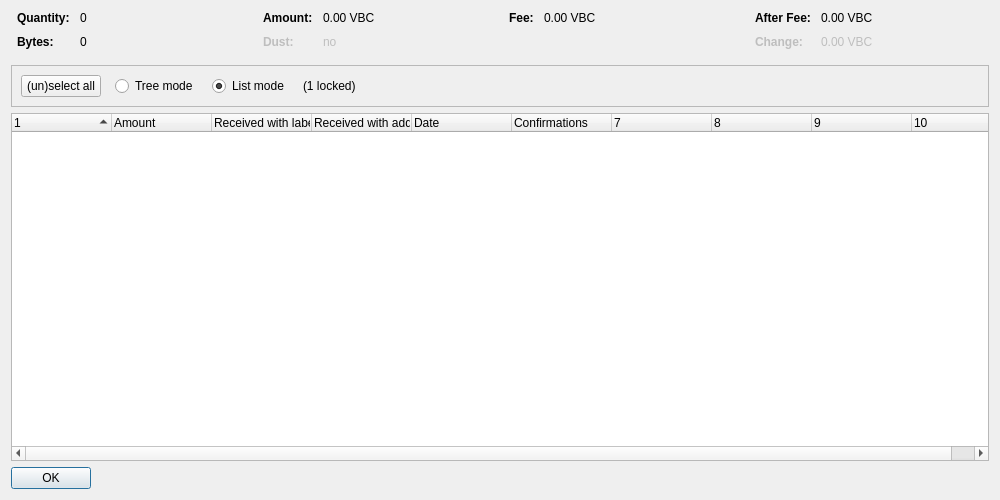
<?xml version="1.0" encoding="UTF-8"?>
<ui version="4.0">
 <class>CoinControlDialog</class>
 <widget class="QDialog" name="CoinControlDialog">
  <property name="geometry">
   <rect>
    <x>0</x>
    <y>0</y>
    <width>1000</width>
    <height>500</height>
   </rect>
  </property>
  <property name="windowTitle">
   <string>Coin Selection</string>
  </property>
  <layout class="QVBoxLayout" name="verticalLayout">
   <item>
    <layout class="QHBoxLayout" name="horizontalLayoutTop" stretch="0,0,0,0">
     <property name="topMargin">
      <number>0</number>
     </property>
     <property name="bottomMargin">
      <number>10</number>
     </property>
     <item>
      <layout class="QFormLayout" name="formLayoutCoinControl1">
       <property name="horizontalSpacing">
        <number>10</number>
       </property>
       <property name="verticalSpacing">
        <number>10</number>
       </property>
       <property name="leftMargin">
        <number>6</number>
       </property>
       <property name="rightMargin">
        <number>6</number>
       </property>
       <item row="0" column="0">
        <widget class="QLabel" name="labelCoinControlQuantityText">
         <property name="font">
          <font>
           <weight>75</weight>
           <bold>true</bold>
          </font>
         </property>
         <property name="text">
          <string>Quantity:</string>
         </property>
        </widget>
       </item>
       <item row="0" column="1">
        <widget class="QLabel" name="labelCoinControlQuantity">
         <property name="cursor">
          <cursorShape>IBeamCursor</cursorShape>
         </property>
         <property name="contextMenuPolicy">
          <enum>Qt::ActionsContextMenu</enum>
         </property>
         <property name="text">
          <string notr="true">0</string>
         </property>
         <property name="textInteractionFlags">
          <set>Qt::LinksAccessibleByMouse|Qt::TextSelectableByKeyboard|Qt::TextSelectableByMouse</set>
         </property>
        </widget>
       </item>
       <item row="1" column="0">
        <widget class="QLabel" name="labelCoinControlBytesText">
         <property name="font">
          <font>
           <weight>75</weight>
           <bold>true</bold>
          </font>
         </property>
         <property name="text">
          <string>Bytes:</string>
         </property>
        </widget>
       </item>
       <item row="1" column="1">
        <widget class="QLabel" name="labelCoinControlBytes">
         <property name="cursor">
          <cursorShape>IBeamCursor</cursorShape>
         </property>
         <property name="contextMenuPolicy">
          <enum>Qt::ActionsContextMenu</enum>
         </property>
         <property name="text">
          <string notr="true">0</string>
         </property>
         <property name="textInteractionFlags">
          <set>Qt::LinksAccessibleByMouse|Qt::TextSelectableByKeyboard|Qt::TextSelectableByMouse</set>
         </property>
        </widget>
       </item>
      </layout>
     </item>
     <item>
      <layout class="QFormLayout" name="formLayoutCoinControl2">
       <property name="horizontalSpacing">
        <number>10</number>
       </property>
       <property name="verticalSpacing">
        <number>10</number>
       </property>
       <property name="leftMargin">
        <number>6</number>
       </property>
       <property name="rightMargin">
        <number>6</number>
       </property>
       <item row="0" column="0">
        <widget class="QLabel" name="labelCoinControlAmountText">
         <property name="font">
          <font>
           <weight>75</weight>
           <bold>true</bold>
          </font>
         </property>
         <property name="text">
          <string>Amount:</string>
         </property>
        </widget>
       </item>
       <item row="0" column="1">
        <widget class="QLabel" name="labelCoinControlAmount">
         <property name="cursor">
          <cursorShape>IBeamCursor</cursorShape>
         </property>
         <property name="contextMenuPolicy">
          <enum>Qt::ActionsContextMenu</enum>
         </property>
         <property name="text">
          <string notr="true">0.00 VBC</string>
         </property>
         <property name="textInteractionFlags">
          <set>Qt::LinksAccessibleByMouse|Qt::TextSelectableByKeyboard|Qt::TextSelectableByMouse</set>
         </property>
        </widget>
       </item>
       <item row="1" column="0">
        <widget class="QLabel" name="labelCoinControlLowOutputText">
         <property name="enabled">
          <bool>false</bool>
         </property>
         <property name="font">
          <font>
           <weight>75</weight>
           <bold>true</bold>
          </font>
         </property>
         <property name="text">
          <string>Dust:</string>
         </property>
        </widget>
       </item>
       <item row="1" column="1">
        <widget class="QLabel" name="labelCoinControlLowOutput">
         <property name="enabled">
          <bool>false</bool>
         </property>
         <property name="cursor">
          <cursorShape>IBeamCursor</cursorShape>
         </property>
         <property name="contextMenuPolicy">
          <enum>Qt::ActionsContextMenu</enum>
         </property>
         <property name="text">
          <string notr="true">no</string>
         </property>
         <property name="textInteractionFlags">
          <set>Qt::LinksAccessibleByMouse|Qt::TextSelectableByKeyboard|Qt::TextSelectableByMouse</set>
         </property>
        </widget>
       </item>
      </layout>
     </item>
     <item>
      <layout class="QFormLayout" name="formLayoutCoinControl3">
       <property name="horizontalSpacing">
        <number>10</number>
       </property>
       <property name="verticalSpacing">
        <number>10</number>
       </property>
       <property name="leftMargin">
        <number>6</number>
       </property>
       <property name="rightMargin">
        <number>6</number>
       </property>
       <item row="0" column="0">
        <widget class="QLabel" name="labelCoinControlFeeText">
         <property name="font">
          <font>
           <weight>75</weight>
           <bold>true</bold>
          </font>
         </property>
         <property name="text">
          <string>Fee:</string>
         </property>
        </widget>
       </item>
       <item row="0" column="1">
        <widget class="QLabel" name="labelCoinControlFee">
         <property name="cursor">
          <cursorShape>IBeamCursor</cursorShape>
         </property>
         <property name="contextMenuPolicy">
          <enum>Qt::ActionsContextMenu</enum>
         </property>
         <property name="text">
          <string notr="true">0.00 VBC</string>
         </property>
         <property name="textInteractionFlags">
          <set>Qt::LinksAccessibleByMouse|Qt::TextSelectableByKeyboard|Qt::TextSelectableByMouse</set>
         </property>
        </widget>
       </item>
      </layout>
     </item>
     <item>
      <layout class="QFormLayout" name="formLayoutCoinControl4">
       <property name="horizontalSpacing">
        <number>10</number>
       </property>
       <property name="verticalSpacing">
        <number>10</number>
       </property>
       <property name="leftMargin">
        <number>6</number>
       </property>
       <property name="rightMargin">
        <number>6</number>
       </property>
       <item row="0" column="0">
        <widget class="QLabel" name="labelCoinControlAfterFeeText">
         <property name="font">
          <font>
           <weight>75</weight>
           <bold>true</bold>
          </font>
         </property>
         <property name="text">
          <string>After Fee:</string>
         </property>
        </widget>
       </item>
       <item row="0" column="1">
        <widget class="QLabel" name="labelCoinControlAfterFee">
         <property name="cursor">
          <cursorShape>IBeamCursor</cursorShape>
         </property>
         <property name="contextMenuPolicy">
          <enum>Qt::ActionsContextMenu</enum>
         </property>
         <property name="text">
          <string notr="true">0.00 VBC</string>
         </property>
         <property name="textInteractionFlags">
          <set>Qt::LinksAccessibleByMouse|Qt::TextSelectableByKeyboard|Qt::TextSelectableByMouse</set>
         </property>
        </widget>
       </item>
       <item row="1" column="0">
        <widget class="QLabel" name="labelCoinControlChangeText">
         <property name="enabled">
          <bool>false</bool>
         </property>
         <property name="font">
          <font>
           <weight>75</weight>
           <bold>true</bold>
          </font>
         </property>
         <property name="text">
          <string>Change:</string>
         </property>
        </widget>
       </item>
       <item row="1" column="1">
        <widget class="QLabel" name="labelCoinControlChange">
         <property name="enabled">
          <bool>false</bool>
         </property>
         <property name="cursor">
          <cursorShape>IBeamCursor</cursorShape>
         </property>
         <property name="contextMenuPolicy">
          <enum>Qt::ActionsContextMenu</enum>
         </property>
         <property name="text">
          <string notr="true">0.00 VBC</string>
         </property>
         <property name="textInteractionFlags">
          <set>Qt::LinksAccessibleByMouse|Qt::TextSelectableByKeyboard|Qt::TextSelectableByMouse</set>
         </property>
        </widget>
       </item>
      </layout>
     </item>
    </layout>
   </item>
   <item>
    <widget class="QFrame" name="frame">
     <property name="minimumSize">
      <size>
       <width>0</width>
       <height>40</height>
      </size>
     </property>
     <property name="frameShape">
      <enum>QFrame::StyledPanel</enum>
     </property>
     <property name="frameShadow">
      <enum>QFrame::Sunken</enum>
     </property>
     <layout class="QHBoxLayout" name="horizontalLayout">
      <item>
       <layout class="QHBoxLayout" name="horizontalLayoutPanel" stretch="0,0,0,0,0">
        <property name="spacing">
         <number>14</number>
        </property>
        <item>
         <widget class="QPushButton" name="pushButtonSelectAll">
          <property name="sizePolicy">
           <sizepolicy hsizetype="Maximum" vsizetype="Fixed">
            <horstretch>0</horstretch>
            <verstretch>0</verstretch>
           </sizepolicy>
          </property>
          <property name="text">
           <string>(un)select all</string>
          </property>
          <property name="autoDefault">
           <bool>false</bool>
          </property>
         </widget>
        </item>
        <item>
         <widget class="QRadioButton" name="radioTreeMode">
          <property name="sizePolicy">
           <sizepolicy hsizetype="Maximum" vsizetype="Fixed">
            <horstretch>0</horstretch>
            <verstretch>0</verstretch>
           </sizepolicy>
          </property>
          <property name="text">
           <string>Tree mode</string>
          </property>
         </widget>
        </item>
        <item>
         <widget class="QRadioButton" name="radioListMode">
          <property name="sizePolicy">
           <sizepolicy hsizetype="Maximum" vsizetype="Fixed">
            <horstretch>0</horstretch>
            <verstretch>0</verstretch>
           </sizepolicy>
          </property>
          <property name="text">
           <string>List mode</string>
          </property>
          <property name="checked">
           <bool>true</bool>
          </property>
         </widget>
        </item>
        <item>
         <widget class="QLabel" name="labelLocked">
          <property name="text">
           <string notr="true">(1 locked)</string>
          </property>
         </widget>
        </item>
        <item>
         <spacer name="horizontalSpacer">
          <property name="orientation">
           <enum>Qt::Horizontal</enum>
          </property>
          <property name="sizeHint" stdset="0">
           <size>
            <width>40</width>
            <height>20</height>
           </size>
          </property>
         </spacer>
        </item>
       </layout>
      </item>
     </layout>
    </widget>
   </item>
   <item>
    <widget class="CoinControlTreeWidget" name="treeWidget">
     <property name="contextMenuPolicy">
      <enum>Qt::CustomContextMenu</enum>
     </property>
     <property name="sortingEnabled">
      <bool>false</bool>
     </property>
     <property name="columnCount">
      <number>10</number>
     </property>
     <attribute name="headerShowSortIndicator" stdset="0">
      <bool>true</bool>
     </attribute>
     <attribute name="headerStretchLastSection">
      <bool>false</bool>
     </attribute>
     <column>
      <property name="text">
       <string/>
      </property>
     </column>
     <column>
      <property name="text">
       <string>Amount</string>
      </property>
     </column>
     <column>
      <property name="text">
       <string>Received with label</string>
      </property>
     </column>
     <column>
      <property name="text">
       <string>Received with address</string>
      </property>
     </column>
     <column>
      <property name="text">
       <string>Date</string>
      </property>
     </column>
     <column>
      <property name="text">
       <string>Confirmations</string>
      </property>
      <property name="toolTip">
       <string>Confirmed</string>
      </property>
     </column>
     <column>
      <property name="text">
       <string/>
      </property>
     </column>
     <column>
      <property name="text">
       <string/>
      </property>
     </column>
     <column>
      <property name="text">
       <string/>
      </property>
     </column>
     <column>
      <property name="text">
       <string/>
      </property>
     </column>
    </widget>
   </item>
   <item>
    <widget class="QDialogButtonBox" name="buttonBox">
     <property name="sizePolicy">
      <sizepolicy hsizetype="Maximum" vsizetype="Fixed">
       <horstretch>0</horstretch>
       <verstretch>0</verstretch>
      </sizepolicy>
     </property>
     <property name="orientation">
      <enum>Qt::Horizontal</enum>
     </property>
     <property name="standardButtons">
      <set>QDialogButtonBox::Ok</set>
     </property>
    </widget>
   </item>
  </layout>
 </widget>
 <customwidgets>
  <customwidget>
   <class>CoinControlTreeWidget</class>
   <extends>QTreeWidget</extends>
   <header>coincontroltreewidget.h</header>
  </customwidget>
 </customwidgets>
 <resources/>
 <connections/>
</ui>
